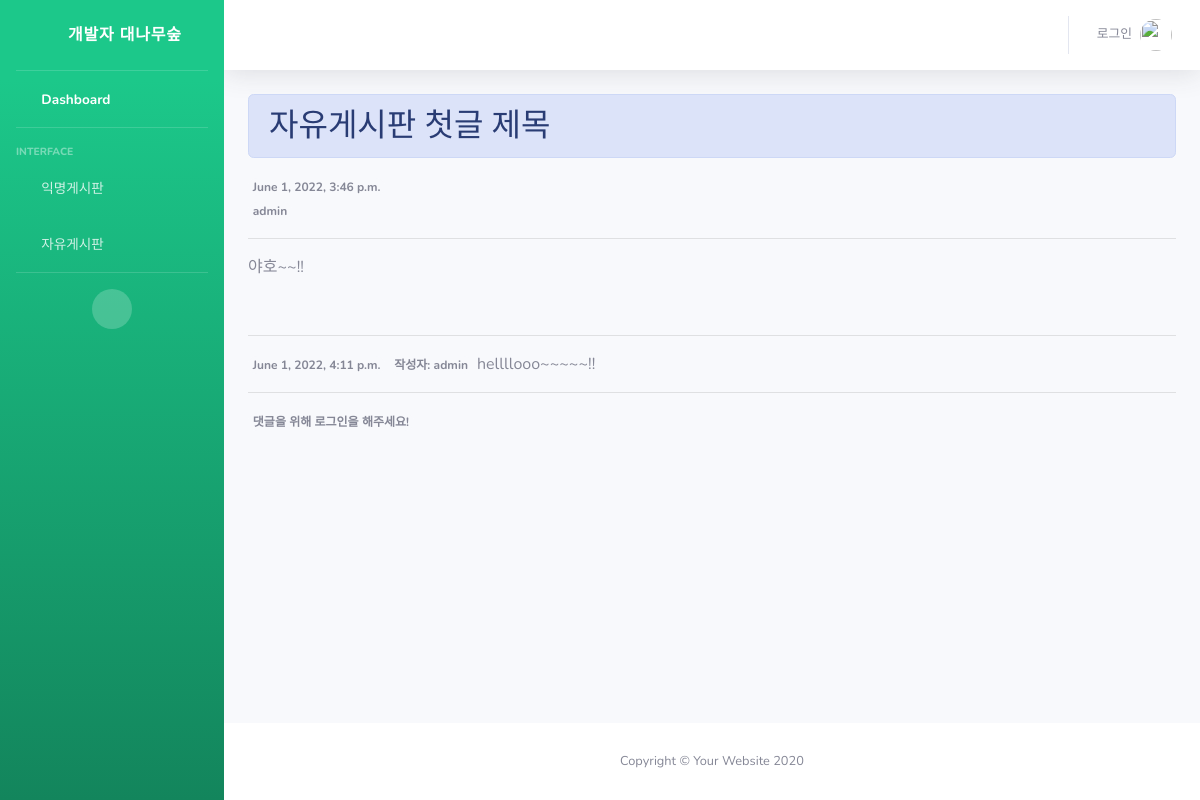
Page /freedetail/1 on the earlier database version.
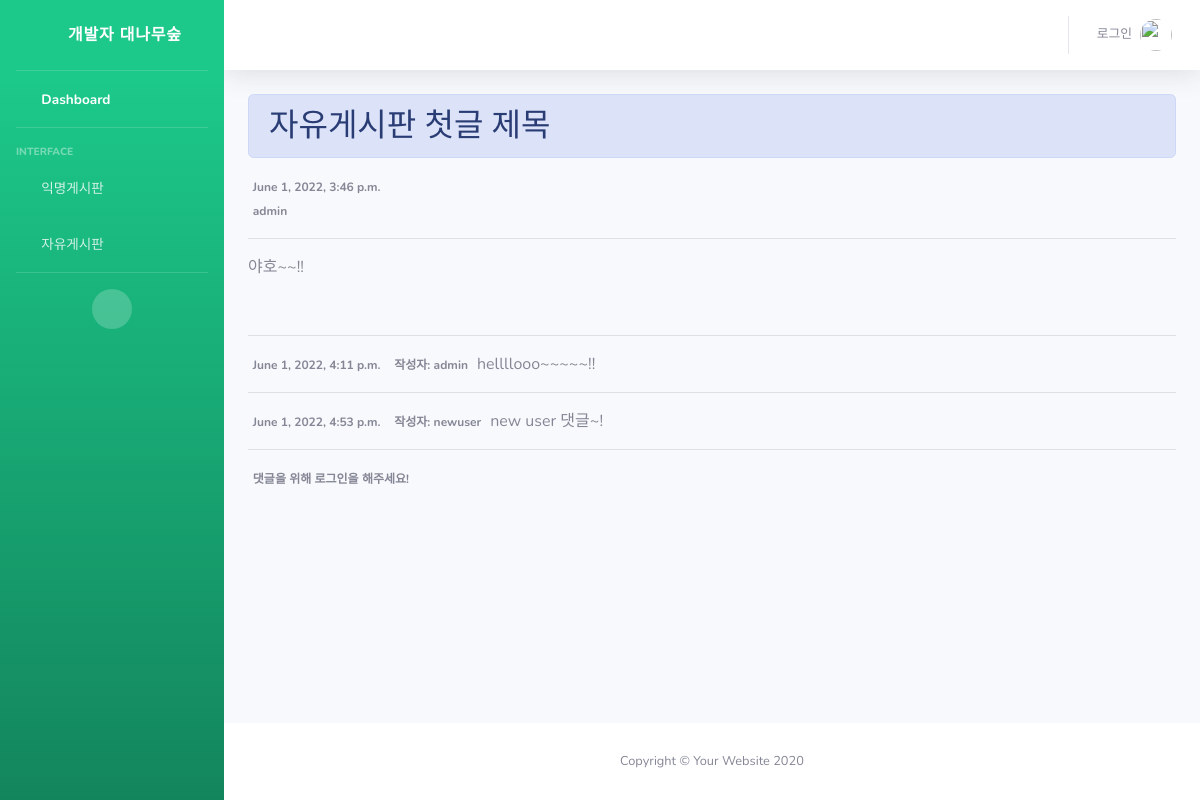
Same page on the later database version.
### snsapp/models.py (models this page shows, shortened)
class FreePost(models.Model):
    title = models.CharField(max_length=200)
    body = models.TextField()
    date = models.DateTimeField(auto_now_add=True)
    author =  models.ForeignKey(User, on_delete=models.CASCADE)

class FreeComment(models.Model):
    comment = models.TextField()
    date = models.DateTimeField(auto_now_add=True)
    post = models.ForeignKey(FreePost, null=True, blank=True, on_delete=models.CASCADE)
    author = models.ForeignKey(User,on_delete=models.CASCADE,null=True)
    def __str__(self):
        return self.comment

### snsapp/views.py (the view)
# urls.py: path('freedetail/<int:post_id>',views.freedetail, name='freedetail'),
def freedetail(request, post_id):
    post_detail = get_object_or_404(FreePost, pk=post_id)
    comment_form = FreeCommentForm()
    return render(request, 'free_detail.html', {'post_detail':post_detail, 'comment_form': comment_form})

### snsapp/templates/free_detail.html
{% extends 'base.html' %} {% block content %}
<h2 class="alert alert-primary">{{ post_detail.title }}</h2>
<span class="badge rounded-pill bg-light">{{ post_detail.date}}</span>
<br />
<span class="badge rounded-pill bg-light"
  >{{ post_detail.author.username}}</span
>
<hr />
<p>{{ post_detail.body }}</p>
<br />
<hr />
{% for comment in post_detail.freecomment_set.all %}
<span class="badge rounded-pill bg-light">{{ comment.date}}</span>
<span class="badge rounded-pill bg-light"
  >작성자: {{ comment.author.username}}</span
>
{{ comment }}
<hr />
{% endfor %}
{% if user.is_authenticated %}
<form method="POST" action="{% url 'new_freecomment' post_detail.id  %}">
  {% csrf_token %}
  <div class="form-group">{{ comment_form }}</div>
  <input
    type="submit"
    class="btn btn-primary btn-icon-split btn-sm"
    value="댓글 입력"
  />
</form>
{%else%}
<span class="badge rounded-pill bg-light">댓글을 위해 로그인을 해주세요!</span>
{%endif%} {% endblock %}

### snsapp/templates/base.html (shortened to what this page needs)
{% load static %}
<!DOCTYPE html>
<html lang="en">
  <head>
    <link
      href="{% static 'vendor/fontawesome-free/css/all.min.css' %}"
      rel="stylesheet"
      type="text/css"
    />
    <link href="{% static 'css/sb-admin-2.min.css' %}" rel="stylesheet" />
  </head>
  <body id="page-top">
    <div id="wrapper">
      <ul
        class="navbar-nav bg-gradient-success sidebar sidebar-dark accordion"
        id="accordionSidebar"
      >
        <a
          class="sidebar-brand d-flex align-items-center justify-content-center"
          href="{%url 'home'%}"
        >
          <div class="sidebar-brand-icon rotate-n-15">
            <i class="fas fa-laugh-wink"></i>
          </div>
          <div class="sidebar-brand-text mx-3">개발자 대나무숲</div>
        </a>
        <hr class="sidebar-divider my-0" />
        <li class="nav-item active">
          <a class="nav-link" href="######">
            <i class="fas fa-fw fa-tachometer-alt"></i>
            <span>Dashboard</span></a
          >
        </li>
        <hr class="sidebar-divider" />
        <div class="sidebar-heading">Interface</div>
        <li class="nav-item">
          <a class="nav-link" href="{% url 'home' %}">
            <i class="fas fa-fw fa-chart-area"></i>
            <span>익명게시판</span></a
          >
        </li>
        <li class="nav-item">
          <a class="nav-link" href="{%url 'freehome'%}">
            <i class="fas fa-fw fa-table"></i>
            <span>자유게시판</span></a
          >
        </li>
        <hr class="sidebar-divider d-none d-md-block" />
        <div class="text-center d-none d-md-inline">
          <button class="rounded-circle border-0" id="sidebarToggle"></button>
        </div>
      </ul>
      <div id="content-wrapper" class="d-flex flex-column">
        <div id="content">
          <nav
            class="navbar navbar-expand navbar-light bg-white topbar mb-4 static-top shadow"
          >
            <ul class="navbar-nav ml-auto">
              <li class="nav-item dropdown no-arrow">
                <a
                  class="nav-link dropdown-toggle"
                  href="#"
                  id="userDropdown"
                  role="button"
                  data-toggle="dropdown"
                  aria-haspopup="true"
                  aria-expanded="false"
                >
                  {% if user.is_authenticated %}
                  <span class="mr-2 d-none d-lg-inline text-gray-600 small"
                    >{{user.username}}</span
                  >
                  {% else %}
                  <span class="mr-2 d-none d-lg-inline text-gray-600 small"
                    >로그인</span
                  >
                  {% endif %}
                  <img
                    class="img-profile rounded-circle"
                    src="{% static 'img/undraw_profile.svg' %}"
                  />
                </a>
              </li>
            </ul>
          </nav>
          <div class="container-fluid">{% block content %} {% endblock %}</div>
        </div>
        <footer class="sticky-footer bg-white">
          <div class="container my-auto">
            <div class="copyright text-center my-auto">
              <span>Copyright &copy; Your Website 2020</span>
            </div>
          </div>
        </footer>
      </div>
    </div>
  </body>
</html>

Differences in the rows shown:
added FreeComment: date "June 1, 2022, 4:53 p.m.", author.username "newuser", comment "new user 댓글~!"
